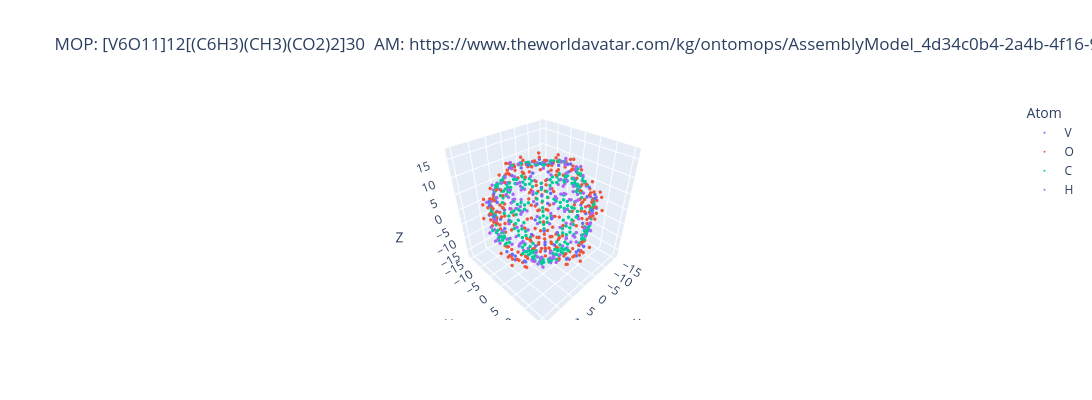

The code cell stored with this chart in its notebook:
### Code cell
# To visualise the MOP, we can use the same method as before
hypothetical_mop_fig = hypothetical_mop.visualise()

### Figure 1 — Plotly figure (JSON) as saved in the notebook; plotly's stock layout.template omitted (floating-point values rounded to 4 significant figures; data arrays with more than 128 entries replaced by an {"elided": "..."} marker saying what was removed)
{"data": [{"hovertemplate": "Atom=V<br>X=%{x}<br>Y=%{y}<br>Z=%{z}<extra></extra>", "legendgroup": "V", "marker": {"color": "#636efa", "size": 2, "symbol": "circle"}, "mode": "markers", "name": "V", "scene": "scene", "showlegend": true, "type": "scatter3d", "x": [-2.23, -5.05, -2.456, -3.567, -0.05731, 0.6124, 13.23, 11.62, 11.09, 13.37, 13.93, 12.57, 5.672, 6.4, 8.169, 3.196, 2.988, 6.082, 0.4463, 0.9781, -2.249, 3.422, 1.704, -1.791, -12.26, -10.6, -9.844, -12.73, -13.29, -11.55, 2.145, 2.33, 4.965, -0.7189, 0.03449, 3.551, -5.756, -8.248, -6.517, -6.092, -3.031, -3.323, -0.5252, 2.179, -1.016, 1.657, -1.86, -3.504, 12.18, 9.792, 10.47, 11.49, 13.22, 12.64, 9.998, 7.755, 7.479, 10.38, 11.72, 9.967, -13.31, -11.21, -11.66, -12.67, -14.02, -13.45, -10.08, -7.6, -7.794, -10.08, -11.81, -10.43], "y": [-1.222, -1.714, -4.16, 1.498, 1.035, -2.462, -5.183, -7.751, -5.894, -5.656, -2.507, -2.682, -12.42, -12.73, -10.64, -13.44, -11.79, -10.12, 12.93, 13.79, 13.05, 12.35, 10.73, 11.22, -2.077, 0.1756, -3.307, 0.6853, -2.482, -4.948, 1.208, 4.141, 1.743, 2.379, -1.107, -1.486, 12.4, 10.62, 12.67, 10.1, 11.82, 13.46, -12.94, -13.07, -13.8, -11.19, -10.76, -12.43, 2.064, 3.33, -0.1696, 4.91, 2.386, -0.7361, 10.48, 10.48, 12.1, 8.072, 8.202, 10.73, 5.165, 5.841, 7.737, 2.623, 2.533, 5.711, -10.5, -12.13, -10.52, -10.68, -8.182, -8.128], "z": [-15.02, -13.75, -13.9, -14.22, -14.67, -14.53, 5.389, 4.592, 7.596, 2.292, 3.876, 7.168, -6.733, -3.699, -5.992, -5.104, -8.264, -8.832, -8.021, -5.054, -6.391, -7.223, -9.899, -9.411, 8.851, 10.26, 10.46, 7.445, 5.898, 7.796, 15.02, 13.93, 13.72, 14.52, 14.67, 14.23, 6.734, 6.042, 3.687, 8.839, 8.21, 5.057, 8.021, 6.44, 5.026, 9.432, 9.866, 7.176, -8.852, -10.45, -10.28, -7.732, -5.895, -7.51, 4.596, 6.785, 3.617, 6.566, 3.261, 1.467, -5.393, -7.618, -4.628, -7.112, -3.809, -2.305, -4.594, -3.585, -6.764, -1.464, -3.335, -6.621]}, {"hovertemplate": "Atom=O<br>X=%{x}<br>Y=%{y}<br>Z=%{z}<extra></extra>", "legendgroup": "O", "marker": {"color": "#EF553B", "size": 2, "symbol": "circle"}, "mode": "markers", "name": "O", "scene": "scene", "showlegend": true, "type": "scatter3d", "x": {"elided": "252 float values"}, "y": {"elided": "252 float values"}, "z": {"elided": "252 float values"}}, {"hovertemplate": "Atom=C<br>X=%{x}<br>Y=%{y}<br>Z=%{z}<extra></extra>", "legendgroup": "C", "marker": {"color": "#00cc96", "size": 2, "symbol": "circle"}, "mode": "markers", "name": "C", "scene": "scene", "showlegend": true, "type": "scatter3d", "x": {"elided": "270 float values"}, "y": {"elided": "270 float values"}, "z": {"elided": "270 float values"}}, {"hovertemplate": "Atom=H<br>X=%{x}<br>Y=%{y}<br>Z=%{z}<extra></extra>", "legendgroup": "H", "marker": {"color": "#ab63fa", "size": 2, "symbol": "circle"}, "mode": "markers", "name": "H", "scene": "scene", "showlegend": true, "type": "scatter3d", "x": {"elided": "180 float values"}, "y": {"elided": "180 float values"}, "z": {"elided": "180 float values"}}], "layout": {"autosize": false, "height": 400, "legend": {"title": {"text": "Atom"}, "tracegroupgap": 0}, "scene": {"domain": {"x": [0, 1], "y": [0, 1]}, "xaxis": {"title": {"text": "X"}}, "yaxis": {"title": {"text": "Y"}}, "zaxis": {"title": {"text": "Z"}}}, "title": {"text": "MOP: [V6O11]12[(C6H3)(CH3)(CO2)2]30\n AM: https://www.theworldavatar.com/kg/ontomops/AssemblyModel_4d34c0b4-2a4b-4f16-98dd-97c5ce7349a5"}, "width": 1200}}
